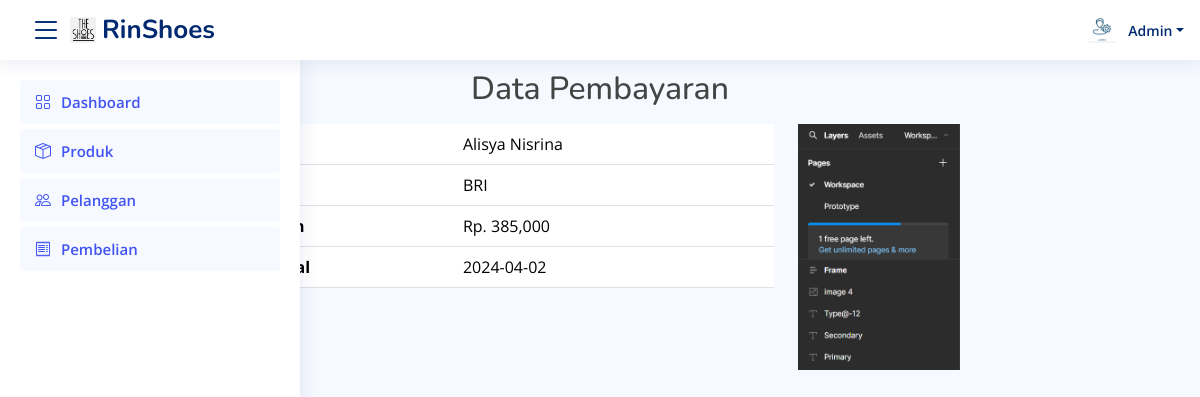
The app's page /admin/index.php?halaman=pembayaran&id=27 (signed in) with its own data.
### tables this page shows
CREATE TABLE `pembayaran` (
  `id_pembayaran` int(11) NOT NULL,
  `id_pembelian` int(11) NOT NULL,
  `nama` varchar(100) NOT NULL,
  `bank` varchar(100) NOT NULL,
  `jumlah` int(11) NOT NULL,
  `tanggal` date NOT NULL,
  `bukti_pembayaran` varchar(255) NOT NULL
);

### admin/pembayaran.php (the view)
<?php
    require "../koneksi.php";
?>
<link href="../assets/css/style.css" rel="stylesheet">
<?php
    $id_pembelian = $_GET['id'];
    $sql = mysqli_query($koneksi,"SELECT * FROM pembayaran WHERE id_pembelian='$id_pembelian'");
    $detail = mysqli_fetch_assoc($sql);
?>
<div class="container">
    <div class="row justify-content-center title-container">
        <h2 class="text-center">Data Pembayaran</h2>
        <div class="row justify-content-center mt-2">
            <div class="col-md-6">
                <table class="table">
                    <tr>
                        <th>Nama</th>
                        <td><?php echo $detail['nama']?></td>
                    </tr>
                    <tr>
                        <th>Bank</th>
                        <td><?php echo $detail['bank']?></td>
                    </tr>
                    <tr>
                        <th>Jumlah</th>
                        <td>Rp. <?php echo number_format($detail['jumlah'])?></td>
                    </tr>
                    <tr>
                        <th>Tanggal</th>
                        <td><?php echo $detail['tanggal']?></td>
                    </tr>
                </table>
            </div>
            <div class="col-md-2 justify-content-center">
                <img src="../bukti_pembayaran/<?php echo $detail['bukti_pembayaran']?>" alt="" class="img-fluid">
            </div>
        </div>
    </div>
</div>

### assets/css/style.css (style rules this page uses)
:root { scroll-behavior: smooth; }
body { font-family: "Open Sans", sans-serif; background: #f6f9ff; color: #444444; }
h1, h2, h3, h4, h5, h6 { font-family: "Nunito", sans-serif; }
.title-container { margin-top: 70px; }

### records on screen
pembayaran: nama "Alisya Nisrina", bank "BRI", jumlah "385,000", tanggal "2024-04-02", bukti_pembayaran (picture)
